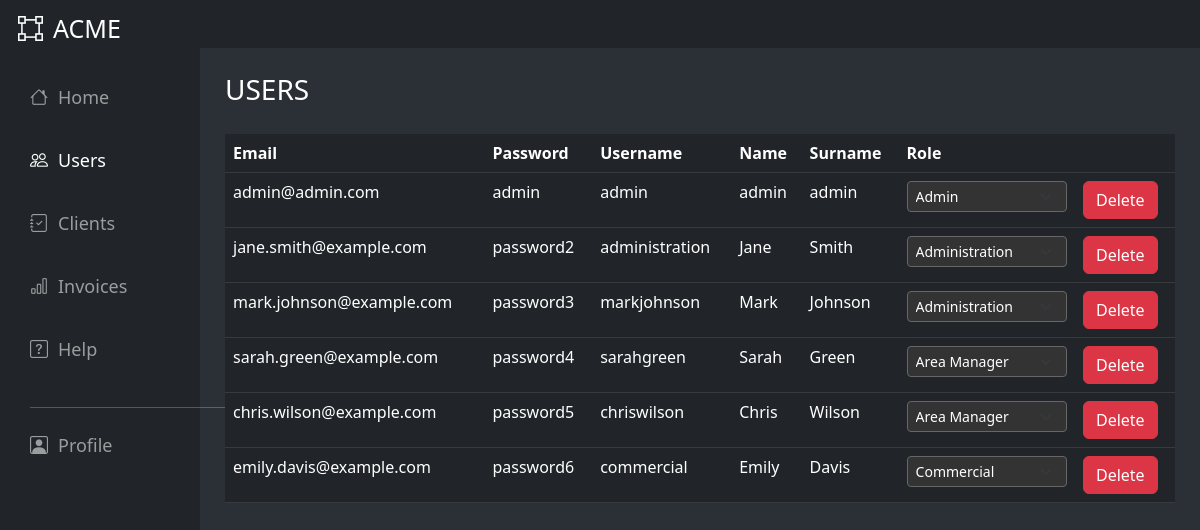
/FRONT END/dashboard/all_users.php (signed in), run on the app's committed database.
### tables this page shows
CREATE TABLE `user` (
  `ID_User` int(11) NOT NULL,
  `Email` varchar(30) NOT NULL,
  `Password` varchar(30) NOT NULL,
  `Username` varchar(20) NOT NULL,
  `Name` varchar(20) NOT NULL,
  `Surname` varchar(20) NOT NULL,
  `Role` varchar(15) NOT NULL
);

### FRONT END/dashboard/all_users.php (the view, shortened to what this page needs)
<?php
include("../../BACK END/connect.php");
?>
<html>
<head>
    <link href="https://cdn.jsdelivr.net/npm/bootstrap@5.2.3/dist/css/bootstrap.min.css" rel="stylesheet"
>
    <link rel="stylesheet" href="https://cdn.jsdelivr.net/npm/bootstrap-icons@1.3.0/font/bootstrap-icons.css">
</head>
<body class="d-flex flex-column" style="min-height: 100vh">
    <?php if (isset($_SESSION["id"]) && isset($_SESSION["ruolo"])) {
        if ($_SESSION["ruolo"] == "Admin") { ?>
            <div class="container-fluid">
                <div class="row">
                    <div class="col-12 bg-dark vh-10 show d-none d-md-block overflow-hidden"
                        style="color: white;padding-left: 18px;padding-top: 10px;font-size: 25px; width:100%;">
                        <i class="bi bi-bounding-box"></i><span>ACME</span>
                    </div>
                </div>
                <div class="row">
                    <div class="col-md-2 col-lg-2 col-xl-2 bg-dark collapse d-md-block text-nowrap"
                        style="color: beige; padding-right: 10px; align-items: center;" id="nav">
                        <div class="vh-100">
                            <div class="navbar navbar-dark bg-dark">
                                <div class="align-middle" style="font-size: 18px; padding-left: 18px; padding-top: 20px;">
                                    <ul class="navbar-nav">
                                        <li class="nav-item" style="padding-bottom: 20px;">
                                            <a class="nav-link" aria-current="page" href="admin-dashboard.php"><i
                                                    class="bi bi-house"></i>Home</a>
                                        </li>
                                        <li class="nav-item" style="padding-bottom: 20px;">
                                            <a class="nav-link active" aria-current="page" href="#"><i
                                                    class="bi bi-people"></i>Users</a>
                                        </li>
                                        <li class="nav-item" style="padding-bottom: 20px;">
                                            <a class="nav-link" href="clients.php"><i class="bi bi-journal-check"></i>Clients</a>
                                        </li>
                                        <li class="nav-item" style="padding-bottom: 20px;">
                                            <a class="nav-link" href="invoice.php"><i class="bi bi-bar-chart"></i>Invoices</a>
                                        </li>
                                        <li class="nav-item" style="padding-bottom: 20px;">
                                            <a class="nav-link" href="#"><i class="bi bi-question-square"></i>Help</a>
                                        </li>
                                        <hr style="width: 200%; background-color: white;">
                                        <li class="nav-item">
                                            <a class="nav-link" href="profile.php"><i class="bi bi-person-square"></i></i>Profile</a>
                                        </li>
                                    </ul>
                                </div>
                            </div>
                        </div>
                    </div>
                    <div class="col-md-10 col-lg-10 col-xl-10" style="padding:25px">
                        <h3>USERS</h3>
                        <div class="overflow-auto" style="padding-top:20px">
                            <table class="table table-dark">
                                <thead>
                                    <tr>
                                        <th scope="col">Email</th>
                                        <th scope="col">Password</th>
                                        <th scope="col">Username</th>
                                        <th scope="col">Name</th>
                                        <th scope="col">Surname</th>
                                        <th scope="col">Role</th>
                                        <th scope="col"></th>
                                    </tr>
                                </thead>
                                <tbody>
                                    <?php
                                    $result = mysqli_query($connect, "SELECT * from user");
                                    if (mysqli_num_rows($result)) {
                                        while ($user = mysqli_fetch_array($result)) {
                                            ?>
                                            <tr>
                                                <td>
                                                    <?= $user["Email"]; ?>
                                                </td>
                                                <td>
                                                    <?= $user["Password"]; ?>
                                                </td>
                                                <td>
                                                    <?= $user["Username"]; ?>
                                                </td>
                                                <td>
                                                    <?= $user["Name"]; ?>
                                                </td>
                                                <td>
                                                    <?= $user["Surname"]; ?>
                                                </td>
                                                <td>
                                                    <select class="form-select form-select-sm" aria-label="Default select example" name="role"
                                                        id=<?= $user["ID_User"]; ?> onchange='saveChanges(<?= $user["ID_User"] ?>)'>
                                                        <?php
                                                        if ($user["Role"] == "NULL") {
                                                            echo "
                                                        <option selected>Senza ruolo</option>
                                                        <option value='Admin'>Admin</option>
                                                        <option value='Commercial'>Commercial</option>
                                                        <option value='Area Manager'>Area Manager</option>
                                                        <option value='Administration'>Administration</option>";
                                                        } elseif ($user["Role"] == "Administration") {
                                                            echo "
                                                        <option selected>Administration</option>
                                                        <option value='Admin'>Admin</option>
                                                        <option value='Commercial'>Commercial</option>
                                                        <option value='Area Manager'>Area Manager</option>";
                                                        } elseif ($user["Role"] == "Admin") {
                                                            echo "
                                                <option selected>Admin</option>
                                                <option value='Commercial'>Commerciale</option>
                                                <option value='Area Manager'>Area Manager</option>
                                                <option value='Administration'>Administration</option>";
                                                        } elseif ($user["Role"] == "Commercial") {
                                                            echo "
                                                <option selected>Commercial</option>
                                                <option value='Admin'>Admin</option>
                                                <option value='Area Manager'>Area Manager</option>
                                                <option value='Administration'>Administration</option>";
                                                        } elseif ($user["Role"] == "Area Manager") {
                                                            echo "
                                                <option selected>Area Manager</option>
                                                <option value='Admin'>Admin</option>
                                                <option value='Administration'>Administration</option>
                                                <option value>Commercial</option>";
                                                        }
                                                        ?>
                                                    </select>
                                                </td>
                                                <td>
                                                    <button type="button" class="btn btn-danger" data-bs-toggle='modal'
                                                        href='#exampleModalToggle1'
                                                        onclick='deleteUser(<?= $user["ID_User"] ?>)'>Delete</button>
                                                </td>
                                            </tr>
                                            <?php
                                        }
                                    }
                                    ?>
                                </tbody>
                            </table>
                        </div>
                    </div>
                </div>
            </div>
            <?php
        }
    } else {
        echo "Access denied";
    } ?>
</body>
</html>

### FRONT END/dashboard/all_users.php (style rules this page uses)
body { font-family: system-ui, -apple-system, BlinkMacSystemFont, 'Segoe UI', Roboto, Oxygen, Ubuntu, Cantarell, 'Open Sans', 'Helvetica Neue', sans-serif; background-color: #2B3036; color: white; }
i { padding-right: 10px; }
select.form-select { background-color: #333; color: #fff; border-color: #666; }
select.form-select option:checked { background-color: #666; color: #fff; }

### data on the page
user: Email "admin@admin.com", Password "admin", Username "admin", Name "admin", Surname "admin", role "Admin"
user: Email "jane.smith@example.com", Password "password2", Username "administration", Name "Jane", Surname "Smith", role "Administration"
user: Email "mark.johnson@example.com", Password "password3", Username "markjohnson", Name "Mark", Surname "Johnson", role "Administration"
user: Email "sarah.green@example.com", Password "password4", Username "sarahgreen", Name "Sarah", Surname "Green", role "Area Manager"
user: Email "chris.wilson@example.com", Password "password5", Username "chriswilson", Name "Chris", Surname "Wilson", role "Area Manager"
user: Email "emily.davis@example.com", Password "password6", Username "commercial", Name "Emily", Surname "Davis", role "Commercial"
